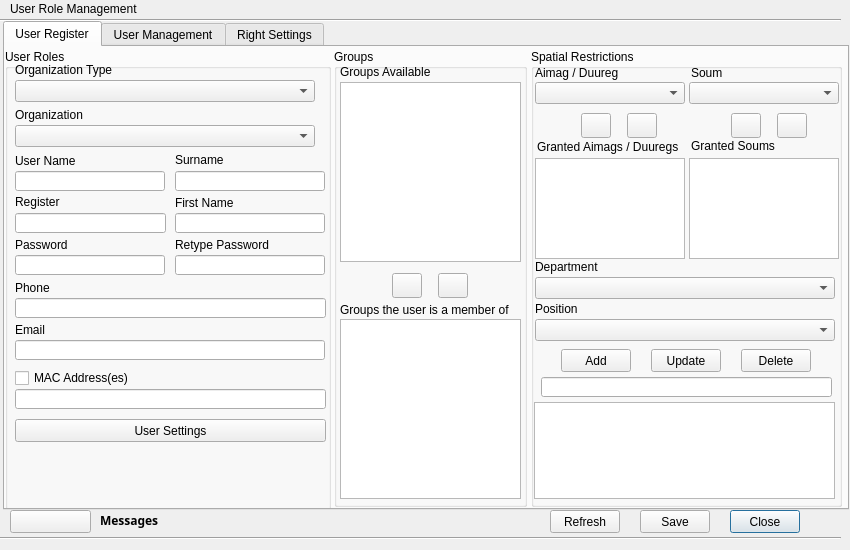
<?xml version="1.0" encoding="UTF-8"?>
<ui version="4.0">
 <class>UserRoleManagementDialog</class>
 <widget class="QDialog" name="UserRoleManagementDialog">
  <property name="geometry">
   <rect>
    <x>0</x>
    <y>0</y>
    <width>850</width>
    <height>550</height>
   </rect>
  </property>
  <property name="minimumSize">
   <size>
    <width>850</width>
    <height>550</height>
   </size>
  </property>
  <property name="maximumSize">
   <size>
    <width>850</width>
    <height>550</height>
   </size>
  </property>
  <property name="baseSize">
   <size>
    <width>860</width>
    <height>550</height>
   </size>
  </property>
  <property name="windowTitle">
   <string>User Role Management</string>
  </property>
  <property name="windowIcon">
   <iconset resource="resources.qrc">
    <normaloff>:/plugins/lm2/user_role_management.png</normaloff>:/plugins/lm2/user_role_management.png</iconset>
  </property>
  <widget class="Line" name="line">
   <property name="geometry">
    <rect>
     <x>0</x>
     <y>10</y>
     <width>841</width>
     <height>20</height>
    </rect>
   </property>
   <property name="orientation">
    <enum>Qt::Horizontal</enum>
   </property>
  </widget>
  <widget class="QLabel" name="label_9">
   <property name="geometry">
    <rect>
     <x>10</x>
     <y>1</y>
     <width>231</width>
     <height>16</height>
    </rect>
   </property>
   <property name="text">
    <string>User Role Management</string>
   </property>
  </widget>
  <widget class="QPushButton" name="close_button">
   <property name="geometry">
    <rect>
     <x>730</x>
     <y>510</y>
     <width>70</width>
     <height>23</height>
    </rect>
   </property>
   <property name="text">
    <string>Close</string>
   </property>
  </widget>
  <widget class="QPushButton" name="help_button">
   <property name="geometry">
    <rect>
     <x>10</x>
     <y>510</y>
     <width>81</width>
     <height>23</height>
    </rect>
   </property>
   <property name="text">
    <string/>
   </property>
   <property name="icon">
    <iconset resource="resources.qrc">
     <normaloff>:/plugins/lm2/help_button.png</normaloff>:/plugins/lm2/help_button.png</iconset>
   </property>
  </widget>
  <widget class="Line" name="line_2">
   <property name="geometry">
    <rect>
     <x>0</x>
     <y>530</y>
     <width>841</width>
     <height>16</height>
    </rect>
   </property>
   <property name="orientation">
    <enum>Qt::Horizontal</enum>
   </property>
  </widget>
  <widget class="QLabel" name="username_real_lbl">
   <property name="geometry">
    <rect>
     <x>220</x>
     <y>0</y>
     <width>121</width>
     <height>16</height>
    </rect>
   </property>
   <property name="text">
    <string/>
   </property>
  </widget>
  <widget class="QTabWidget" name="tabWidget">
   <property name="geometry">
    <rect>
     <x>3</x>
     <y>21</y>
     <width>846</width>
     <height>489</height>
    </rect>
   </property>
   <property name="currentIndex">
    <number>0</number>
   </property>
   <widget class="QWidget" name="user_register_tab">
    <attribute name="title">
     <string>User Register</string>
    </attribute>
    <widget class="QGroupBox" name="groupBox">
     <property name="geometry">
      <rect>
       <x>0</x>
       <y>2</y>
       <width>326</width>
       <height>461</height>
      </rect>
     </property>
     <property name="title">
      <string>User Roles</string>
     </property>
     <widget class="QLineEdit" name="username_edit">
      <property name="geometry">
       <rect>
        <x>10</x>
        <y>122</y>
        <width>150</width>
        <height>20</height>
       </rect>
      </property>
     </widget>
     <widget class="QLabel" name="label">
      <property name="geometry">
       <rect>
        <x>10</x>
        <y>103</y>
        <width>151</width>
        <height>17</height>
       </rect>
      </property>
      <property name="text">
       <string>User Name</string>
      </property>
     </widget>
     <widget class="QLineEdit" name="password_edit">
      <property name="geometry">
       <rect>
        <x>10</x>
        <y>206</y>
        <width>150</width>
        <height>20</height>
       </rect>
      </property>
      <property name="echoMode">
       <enum>QLineEdit::Password</enum>
      </property>
     </widget>
     <widget class="QLabel" name="label_2">
      <property name="geometry">
       <rect>
        <x>10</x>
        <y>187</y>
        <width>151</width>
        <height>17</height>
       </rect>
      </property>
      <property name="text">
       <string>Password</string>
      </property>
     </widget>
     <widget class="QLabel" name="label_3">
      <property name="geometry">
       <rect>
        <x>170</x>
        <y>187</y>
        <width>151</width>
        <height>17</height>
       </rect>
      </property>
      <property name="text">
       <string>Retype Password</string>
      </property>
     </widget>
     <widget class="QLineEdit" name="retype_password_edit">
      <property name="geometry">
       <rect>
        <x>170</x>
        <y>206</y>
        <width>150</width>
        <height>20</height>
       </rect>
      </property>
      <property name="echoMode">
       <enum>QLineEdit::Password</enum>
      </property>
     </widget>
     <widget class="QLabel" name="label_5">
      <property name="geometry">
       <rect>
        <x>170</x>
        <y>103</y>
        <width>151</width>
        <height>16</height>
       </rect>
      </property>
      <property name="text">
       <string>Surname</string>
      </property>
     </widget>
     <widget class="QLineEdit" name="surname_edit">
      <property name="geometry">
       <rect>
        <x>170</x>
        <y>122</y>
        <width>150</width>
        <height>20</height>
       </rect>
      </property>
     </widget>
     <widget class="QLineEdit" name="firstname_edit">
      <property name="geometry">
       <rect>
        <x>170</x>
        <y>164</y>
        <width>150</width>
        <height>20</height>
       </rect>
      </property>
     </widget>
     <widget class="QLabel" name="label_6">
      <property name="geometry">
       <rect>
        <x>170</x>
        <y>145</y>
        <width>151</width>
        <height>17</height>
       </rect>
      </property>
      <property name="text">
       <string>First Name</string>
      </property>
     </widget>
     <widget class="QLabel" name="label_15">
      <property name="geometry">
       <rect>
        <x>10</x>
        <y>230</y>
        <width>151</width>
        <height>17</height>
       </rect>
      </property>
      <property name="text">
       <string>Phone</string>
      </property>
     </widget>
     <widget class="QLineEdit" name="phone_edit">
      <property name="geometry">
       <rect>
        <x>10</x>
        <y>249</y>
        <width>311</width>
        <height>20</height>
       </rect>
      </property>
      <property name="text">
       <string/>
      </property>
     </widget>
     <widget class="QLabel" name="label_18">
      <property name="geometry">
       <rect>
        <x>10</x>
        <y>272</y>
        <width>310</width>
        <height>17</height>
       </rect>
      </property>
      <property name="text">
       <string>Email</string>
      </property>
     </widget>
     <widget class="QLineEdit" name="email_edit">
      <property name="geometry">
       <rect>
        <x>10</x>
        <y>291</y>
        <width>310</width>
        <height>20</height>
       </rect>
      </property>
     </widget>
     <widget class="QCheckBox" name="get_mac_checkbox">
      <property name="geometry">
       <rect>
        <x>10</x>
        <y>319</y>
        <width>141</width>
        <height>20</height>
       </rect>
      </property>
      <property name="text">
       <string>MAC Address(es)</string>
      </property>
     </widget>
     <widget class="QLineEdit" name="mac_address_edit">
      <property name="geometry">
       <rect>
        <x>10</x>
        <y>340</y>
        <width>311</width>
        <height>20</height>
       </rect>
      </property>
     </widget>
     <widget class="QComboBox" name="organization_type_cbox">
      <property name="geometry">
       <rect>
        <x>10</x>
        <y>31</y>
        <width>300</width>
        <height>22</height>
       </rect>
      </property>
     </widget>
     <widget class="QLabel" name="label_11">
      <property name="geometry">
       <rect>
        <x>10</x>
        <y>57</y>
        <width>300</width>
        <height>17</height>
       </rect>
      </property>
      <property name="text">
       <string>Organization</string>
      </property>
     </widget>
     <widget class="QLabel" name="label_10">
      <property name="geometry">
       <rect>
        <x>10</x>
        <y>12</y>
        <width>300</width>
        <height>17</height>
       </rect>
      </property>
      <property name="text">
       <string>Organization Type</string>
      </property>
     </widget>
     <widget class="QComboBox" name="organization_cbox">
      <property name="geometry">
       <rect>
        <x>10</x>
        <y>76</y>
        <width>300</width>
        <height>22</height>
       </rect>
      </property>
     </widget>
     <widget class="QLineEdit" name="register_edit">
      <property name="geometry">
       <rect>
        <x>10</x>
        <y>164</y>
        <width>151</width>
        <height>20</height>
       </rect>
      </property>
     </widget>
     <widget class="QLabel" name="label_17">
      <property name="geometry">
       <rect>
        <x>10</x>
        <y>144</y>
        <width>151</width>
        <height>17</height>
       </rect>
      </property>
      <property name="text">
       <string>Register</string>
      </property>
     </widget>
     <widget class="QPushButton" name="settings_button">
      <property name="geometry">
       <rect>
        <x>10</x>
        <y>370</y>
        <width>311</width>
        <height>23</height>
       </rect>
      </property>
      <property name="text">
       <string>User Settings</string>
      </property>
     </widget>
     <zorder>username_edit</zorder>
     <zorder>label</zorder>
     <zorder>password_edit</zorder>
     <zorder>label_2</zorder>
     <zorder>label_3</zorder>
     <zorder>retype_password_edit</zorder>
     <zorder>label_5</zorder>
     <zorder>surname_edit</zorder>
     <zorder>firstname_edit</zorder>
     <zorder>label_6</zorder>
     <zorder>label_15</zorder>
     <zorder>phone_edit</zorder>
     <zorder>label_18</zorder>
     <zorder>email_edit</zorder>
     <zorder>get_mac_checkbox</zorder>
     <zorder>mac_address_edit</zorder>
     <zorder>organization_type_cbox</zorder>
     <zorder>label_11</zorder>
     <zorder>label_10</zorder>
     <zorder>organization_cbox</zorder>
     <zorder>register_edit</zorder>
     <zorder>label_17</zorder>
     <zorder>settings_button</zorder>
     <zorder>user_role_lwidget</zorder>
    </widget>
    <widget class="QGroupBox" name="groupBox_3">
     <property name="geometry">
      <rect>
       <x>329</x>
       <y>2</y>
       <width>193</width>
       <height>458</height>
      </rect>
     </property>
     <property name="title">
      <string>Groups</string>
     </property>
     <widget class="QLabel" name="label_12">
      <property name="geometry">
       <rect>
        <x>6</x>
        <y>15</y>
        <width>181</width>
        <height>16</height>
       </rect>
      </property>
      <property name="text">
       <string>Groups Available</string>
      </property>
     </widget>
     <widget class="QPushButton" name="down_groups_button">
      <property name="geometry">
       <rect>
        <x>58</x>
        <y>224</y>
        <width>30</width>
        <height>25</height>
       </rect>
      </property>
      <property name="text">
       <string/>
      </property>
      <property name="icon">
       <iconset resource="resources.qrc">
        <normaloff>:/plugins/lm2/down_button.png</normaloff>:/plugins/lm2/down_button.png</iconset>
      </property>
     </widget>
     <widget class="QPushButton" name="up_groups_button">
      <property name="geometry">
       <rect>
        <x>104</x>
        <y>224</y>
        <width>30</width>
        <height>25</height>
       </rect>
      </property>
      <property name="text">
       <string/>
      </property>
      <property name="icon">
       <iconset resource="resources.qrc">
        <normaloff>:/plugins/lm2/up_button.png</normaloff>:/plugins/lm2/up_button.png</iconset>
      </property>
     </widget>
     <widget class="QLabel" name="label_13">
      <property name="geometry">
       <rect>
        <x>6</x>
        <y>252</y>
        <width>171</width>
        <height>17</height>
       </rect>
      </property>
      <property name="text">
       <string>Groups the user is a member of</string>
      </property>
     </widget>
     <widget class="QListWidget" name="group_lwidget">
      <property name="geometry">
       <rect>
        <x>6</x>
        <y>33</y>
        <width>181</width>
        <height>180</height>
       </rect>
      </property>
     </widget>
     <widget class="QListWidget" name="member_lwidget">
      <property name="geometry">
       <rect>
        <x>6</x>
        <y>270</y>
        <width>181</width>
        <height>180</height>
       </rect>
      </property>
     </widget>
    </widget>
    <widget class="QGroupBox" name="groupBox_7">
     <property name="geometry">
      <rect>
       <x>526</x>
       <y>2</y>
       <width>311</width>
       <height>458</height>
      </rect>
     </property>
     <property name="title">
      <string>Spatial Restrictions</string>
     </property>
     <widget class="QLabel" name="label_14">
      <property name="geometry">
       <rect>
        <x>4</x>
        <y>16</y>
        <width>150</width>
        <height>16</height>
       </rect>
      </property>
      <property name="text">
       <string>Aimag / Duureg</string>
      </property>
     </widget>
     <widget class="QComboBox" name="aimag_cbox">
      <property name="geometry">
       <rect>
        <x>4</x>
        <y>33</y>
        <width>150</width>
        <height>22</height>
       </rect>
      </property>
     </widget>
     <widget class="QListWidget" name="aimag_lwidget">
      <property name="geometry">
       <rect>
        <x>4</x>
        <y>109</y>
        <width>150</width>
        <height>101</height>
       </rect>
      </property>
     </widget>
     <widget class="QPushButton" name="down_aimag_button">
      <property name="geometry">
       <rect>
        <x>50</x>
        <y>64</y>
        <width>30</width>
        <height>25</height>
       </rect>
      </property>
      <property name="text">
       <string/>
      </property>
      <property name="icon">
       <iconset resource="resources.qrc">
        <normaloff>:/plugins/lm2/down_button.png</normaloff>:/plugins/lm2/down_button.png</iconset>
      </property>
     </widget>
     <widget class="QPushButton" name="up_aimag_button">
      <property name="geometry">
       <rect>
        <x>96</x>
        <y>64</y>
        <width>30</width>
        <height>25</height>
       </rect>
      </property>
      <property name="text">
       <string/>
      </property>
      <property name="icon">
       <iconset resource="resources.qrc">
        <normaloff>:/plugins/lm2/up_button.png</normaloff>:/plugins/lm2/up_button.png</iconset>
      </property>
     </widget>
     <widget class="QLabel" name="label_16">
      <property name="geometry">
       <rect>
        <x>160</x>
        <y>16</y>
        <width>150</width>
        <height>16</height>
       </rect>
      </property>
      <property name="text">
       <string>Soum</string>
      </property>
     </widget>
     <widget class="QComboBox" name="soum_cbox">
      <property name="geometry">
       <rect>
        <x>158</x>
        <y>33</y>
        <width>150</width>
        <height>22</height>
       </rect>
      </property>
     </widget>
     <widget class="QListWidget" name="soum_lwidget">
      <property name="geometry">
       <rect>
        <x>158</x>
        <y>109</y>
        <width>150</width>
        <height>101</height>
       </rect>
      </property>
     </widget>
     <widget class="QPushButton" name="up_soum_button">
      <property name="geometry">
       <rect>
        <x>246</x>
        <y>64</y>
        <width>30</width>
        <height>25</height>
       </rect>
      </property>
      <property name="text">
       <string/>
      </property>
      <property name="icon">
       <iconset resource="resources.qrc">
        <normaloff>:/plugins/lm2/up_button.png</normaloff>:/plugins/lm2/up_button.png</iconset>
      </property>
     </widget>
     <widget class="QPushButton" name="down_soum_button">
      <property name="geometry">
       <rect>
        <x>200</x>
        <y>64</y>
        <width>30</width>
        <height>25</height>
       </rect>
      </property>
      <property name="text">
       <string/>
      </property>
      <property name="icon">
       <iconset resource="resources.qrc">
        <normaloff>:/plugins/lm2/down_button.png</normaloff>:/plugins/lm2/down_button.png</iconset>
      </property>
     </widget>
     <widget class="QLabel" name="label_30">
      <property name="geometry">
       <rect>
        <x>6</x>
        <y>90</y>
        <width>146</width>
        <height>16</height>
       </rect>
      </property>
      <property name="text">
       <string>Granted Aimags / Duuregs</string>
      </property>
     </widget>
     <widget class="QLabel" name="label_4">
      <property name="geometry">
       <rect>
        <x>160</x>
        <y>89</y>
        <width>181</width>
        <height>16</height>
       </rect>
      </property>
      <property name="text">
       <string>Granted Soums</string>
      </property>
     </widget>
     <widget class="QComboBox" name="position_cbox">
      <property name="geometry">
       <rect>
        <x>4</x>
        <y>270</y>
        <width>300</width>
        <height>22</height>
       </rect>
      </property>
     </widget>
     <widget class="QLabel" name="label_19">
      <property name="geometry">
       <rect>
        <x>4</x>
        <y>209</y>
        <width>300</width>
        <height>17</height>
       </rect>
      </property>
      <property name="text">
       <string>Department</string>
      </property>
     </widget>
     <widget class="QComboBox" name="department_cbox">
      <property name="geometry">
       <rect>
        <x>4</x>
        <y>228</y>
        <width>300</width>
        <height>22</height>
       </rect>
      </property>
     </widget>
     <widget class="QLabel" name="label_7">
      <property name="geometry">
       <rect>
        <x>4</x>
        <y>251</y>
        <width>300</width>
        <height>17</height>
       </rect>
      </property>
      <property name="text">
       <string>Position</string>
      </property>
     </widget>
     <widget class="QListWidget" name="user_role_lwidget">
      <property name="geometry">
       <rect>
        <x>3</x>
        <y>353</y>
        <width>301</width>
        <height>97</height>
       </rect>
      </property>
     </widget>
     <widget class="QPushButton" name="delete_button">
      <property name="geometry">
       <rect>
        <x>210</x>
        <y>300</y>
        <width>70</width>
        <height>23</height>
       </rect>
      </property>
      <property name="text">
       <string>Delete</string>
      </property>
     </widget>
     <widget class="QPushButton" name="update_button">
      <property name="geometry">
       <rect>
        <x>120</x>
        <y>300</y>
        <width>70</width>
        <height>23</height>
       </rect>
      </property>
      <property name="text">
       <string>Update</string>
      </property>
     </widget>
     <widget class="QPushButton" name="add_button">
      <property name="geometry">
       <rect>
        <x>30</x>
        <y>300</y>
        <width>70</width>
        <height>23</height>
       </rect>
      </property>
      <property name="text">
       <string>Add</string>
      </property>
     </widget>
     <widget class="QLineEdit" name="find_update_user_edit">
      <property name="geometry">
       <rect>
        <x>10</x>
        <y>328</y>
        <width>291</width>
        <height>20</height>
       </rect>
      </property>
     </widget>
    </widget>
   </widget>
   <widget class="QWidget" name="user_management_tab">
    <attribute name="title">
     <string>User Management</string>
    </attribute>
    <widget class="QTableWidget" name="user_twidget">
     <property name="geometry">
      <rect>
       <x>10</x>
       <y>70</y>
       <width>181</width>
       <height>281</height>
      </rect>
     </property>
     <attribute name="horizontalHeaderDefaultSectionSize">
      <number>200</number>
     </attribute>
     <column>
      <property name="text">
       <string>Employeer</string>
      </property>
     </column>
    </widget>
    <widget class="QTableWidget" name="position_twidget">
     <property name="geometry">
      <rect>
       <x>210</x>
       <y>40</y>
       <width>201</width>
       <height>311</height>
      </rect>
     </property>
     <attribute name="horizontalHeaderDefaultSectionSize">
      <number>250</number>
     </attribute>
     <column>
      <property name="text">
       <string>Position</string>
      </property>
     </column>
    </widget>
    <widget class="QTableWidget" name="right_grud_twidget">
     <property name="geometry">
      <rect>
       <x>430</x>
       <y>40</y>
       <width>391</width>
       <height>311</height>
      </rect>
     </property>
     <column>
      <property name="text">
       <string>Rigth type</string>
      </property>
     </column>
     <column>
      <property name="text">
       <string>View</string>
      </property>
     </column>
     <column>
      <property name="text">
       <string>Add</string>
      </property>
     </column>
     <column>
      <property name="text">
       <string>Delete</string>
      </property>
     </column>
     <column>
      <property name="text">
       <string>Edit</string>
      </property>
     </column>
    </widget>
    <widget class="QGroupBox" name="groupBox_2">
     <property name="geometry">
      <rect>
       <x>0</x>
       <y>370</y>
       <width>811</width>
       <height>85</height>
      </rect>
     </property>
     <property name="title">
      <string>Employeer Details</string>
     </property>
    </widget>
    <widget class="QPushButton" name="load_default_settings_button">
     <property name="geometry">
      <rect>
       <x>650</x>
       <y>10</y>
       <width>171</width>
       <height>23</height>
      </rect>
     </property>
     <property name="text">
      <string>Load Default Settings</string>
     </property>
    </widget>
    <widget class="QPushButton" name="load_users_button">
     <property name="geometry">
      <rect>
       <x>10</x>
       <y>10</y>
       <width>181</width>
       <height>21</height>
      </rect>
     </property>
     <property name="text">
      <string>Load All Users</string>
     </property>
    </widget>
    <widget class="QPushButton" name="load_position_button">
     <property name="geometry">
      <rect>
       <x>210</x>
       <y>10</y>
       <width>201</width>
       <height>23</height>
      </rect>
     </property>
     <property name="text">
      <string>Load All Position</string>
     </property>
    </widget>
    <widget class="QLineEdit" name="find_user_edit">
     <property name="geometry">
      <rect>
       <x>10</x>
       <y>40</y>
       <width>181</width>
       <height>21</height>
      </rect>
     </property>
    </widget>
   </widget>
   <widget class="QWidget" name="tab">
    <attribute name="title">
     <string>Right Settings</string>
    </attribute>
    <widget class="QTableWidget" name="settings_right_grud_twidget">
     <property name="geometry">
      <rect>
       <x>270</x>
       <y>20</y>
       <width>551</width>
       <height>391</height>
      </rect>
     </property>
     <column>
      <property name="text">
       <string>Right Type English</string>
      </property>
     </column>
     <column>
      <property name="text">
       <string>Right Type Mongolia</string>
      </property>
     </column>
     <column>
      <property name="text">
       <string>View</string>
      </property>
     </column>
     <column>
      <property name="text">
       <string>Add</string>
      </property>
     </column>
     <column>
      <property name="text">
       <string>Delete</string>
      </property>
     </column>
     <column>
      <property name="text">
       <string>Edit</string>
      </property>
     </column>
    </widget>
    <widget class="QTableWidget" name="settings_position_twidget">
     <property name="geometry">
      <rect>
       <x>10</x>
       <y>20</y>
       <width>251</width>
       <height>391</height>
      </rect>
     </property>
     <attribute name="horizontalHeaderDefaultSectionSize">
      <number>250</number>
     </attribute>
     <attribute name="horizontalHeaderMinimumSectionSize">
      <number>33</number>
     </attribute>
     <attribute name="verticalHeaderDefaultSectionSize">
      <number>30</number>
     </attribute>
     <attribute name="verticalHeaderMinimumSectionSize">
      <number>19</number>
     </attribute>
     <column>
      <property name="text">
       <string>Position</string>
      </property>
     </column>
    </widget>
   </widget>
  </widget>
  <widget class="QPushButton" name="refresh_button">
   <property name="geometry">
    <rect>
     <x>550</x>
     <y>510</y>
     <width>70</width>
     <height>23</height>
    </rect>
   </property>
   <property name="text">
    <string>Refresh</string>
   </property>
  </widget>
  <widget class="QPushButton" name="apply_button">
   <property name="geometry">
    <rect>
     <x>640</x>
     <y>510</y>
     <width>70</width>
     <height>23</height>
    </rect>
   </property>
   <property name="text">
    <string>Save</string>
   </property>
  </widget>
  <widget class="QLabel" name="status_label">
   <property name="geometry">
    <rect>
     <x>100</x>
     <y>510</y>
     <width>440</width>
     <height>21</height>
    </rect>
   </property>
   <property name="font">
    <font>
     <family>Century Gothic</family>
     <weight>75</weight>
     <bold>true</bold>
    </font>
   </property>
   <property name="text">
    <string>Messages</string>
   </property>
  </widget>
 </widget>
 <tabstops>
  <tabstop>group_lwidget</tabstop>
  <tabstop>close_button</tabstop>
  <tabstop>tabWidget</tabstop>
  <tabstop>refresh_button</tabstop>
  <tabstop>apply_button</tabstop>
  <tabstop>username_edit</tabstop>
  <tabstop>password_edit</tabstop>
  <tabstop>retype_password_edit</tabstop>
  <tabstop>surname_edit</tabstop>
  <tabstop>firstname_edit</tabstop>
  <tabstop>add_button</tabstop>
  <tabstop>update_button</tabstop>
  <tabstop>delete_button</tabstop>
  <tabstop>phone_edit</tabstop>
  <tabstop>user_role_lwidget</tabstop>
  <tabstop>position_cbox</tabstop>
  <tabstop>settings_button</tabstop>
  <tabstop>email_edit</tabstop>
  <tabstop>down_groups_button</tabstop>
  <tabstop>up_groups_button</tabstop>
  <tabstop>help_button</tabstop>
  <tabstop>member_lwidget</tabstop>
  <tabstop>aimag_cbox</tabstop>
  <tabstop>aimag_lwidget</tabstop>
  <tabstop>down_aimag_button</tabstop>
  <tabstop>up_aimag_button</tabstop>
  <tabstop>soum_cbox</tabstop>
  <tabstop>soum_lwidget</tabstop>
  <tabstop>up_soum_button</tabstop>
  <tabstop>down_soum_button</tabstop>
  <tabstop>user_twidget</tabstop>
  <tabstop>position_twidget</tabstop>
  <tabstop>right_grud_twidget</tabstop>
  <tabstop>load_default_settings_button</tabstop>
  <tabstop>load_users_button</tabstop>
  <tabstop>load_position_button</tabstop>
  <tabstop>settings_right_grud_twidget</tabstop>
  <tabstop>settings_position_twidget</tabstop>
  <tabstop>department_cbox</tabstop>
  <tabstop>get_mac_checkbox</tabstop>
  <tabstop>mac_address_edit</tabstop>
  <tabstop>organization_type_cbox</tabstop>
  <tabstop>organization_cbox</tabstop>
  <tabstop>register_edit</tabstop>
 </tabstops>
 <resources>
  <include location="resources.qrc"/>
 </resources>
 <connections/>
</ui>
